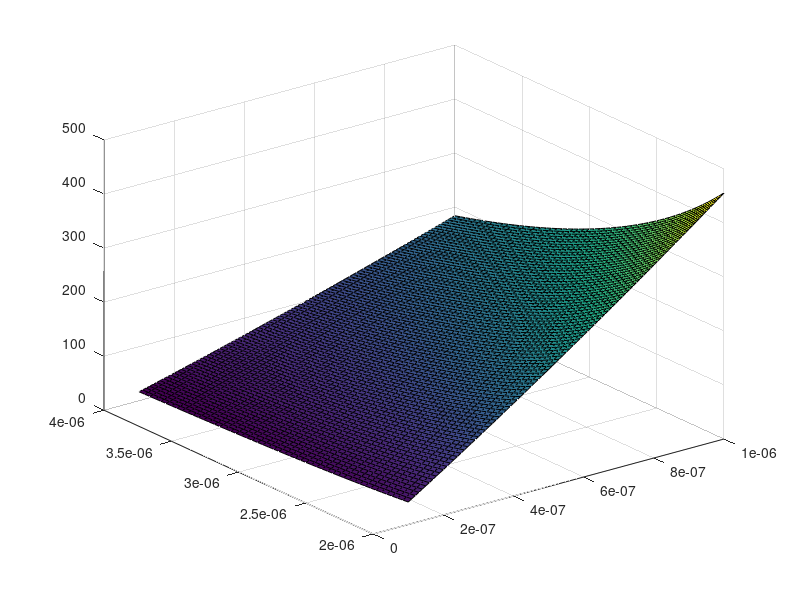

Source code (MATLAB):
clear; close all;

dt = 1e-6;        % [s] sampling time (1e-7) is better, but computationally costly
D  = 7.94e-11;    % [m^2/s] diffusion constant
T  = 2;           % [s] duration of the simulation
var = 2*dt*D;     % variance
N = 1000;         % number of released particles
ro = 1e-6;        % Radius of RX sphere
beta = pi()/4;

xo = 4e-6;        % center of the spherical RX along the x-axis
yo = 0;           % center of the spherical RX along the y-axis
zo = 0;           % center of the spherical RX along the y-axis

d = norm([xo(1), yo, zo]);


T = 0.5;
di = 0.5*d:0.01*d:d;
roi = 0.1*ro:0.01*ro:ro; 
t = 0:1e-2:T;

fi = N .* roi ./ di' .* erfc((di'-roi) ./ sqrt(4 .* D .* T));

surf(roi,di,fi);